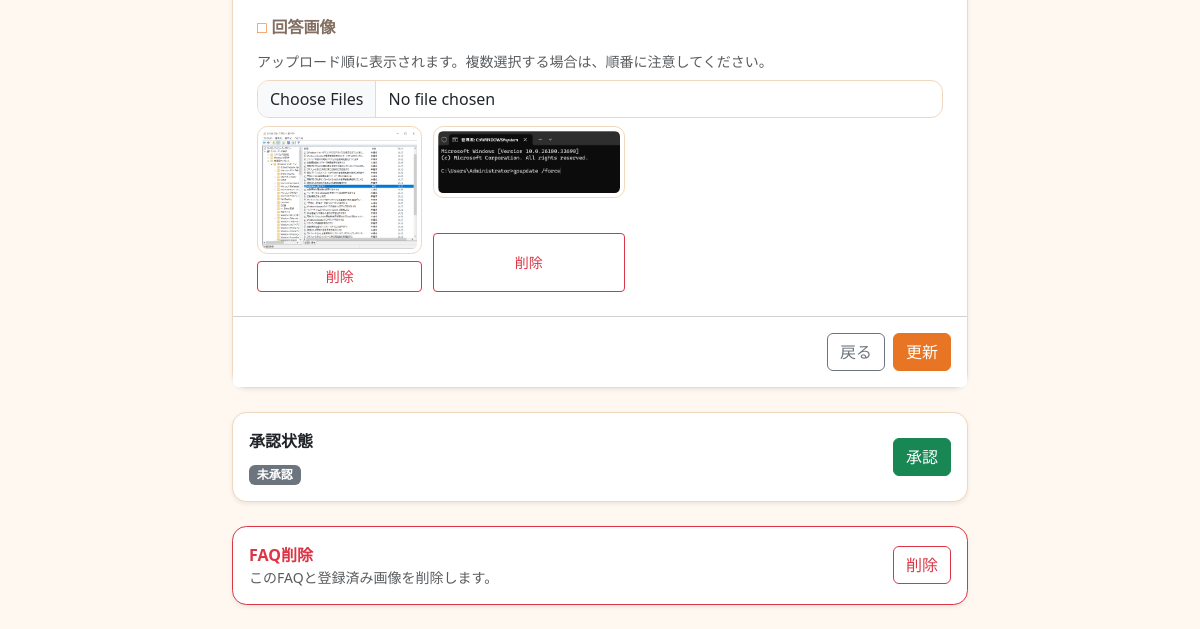
/knowledge/10/edit/ (signed in, lower part), run on an earlier commit of the app's database.
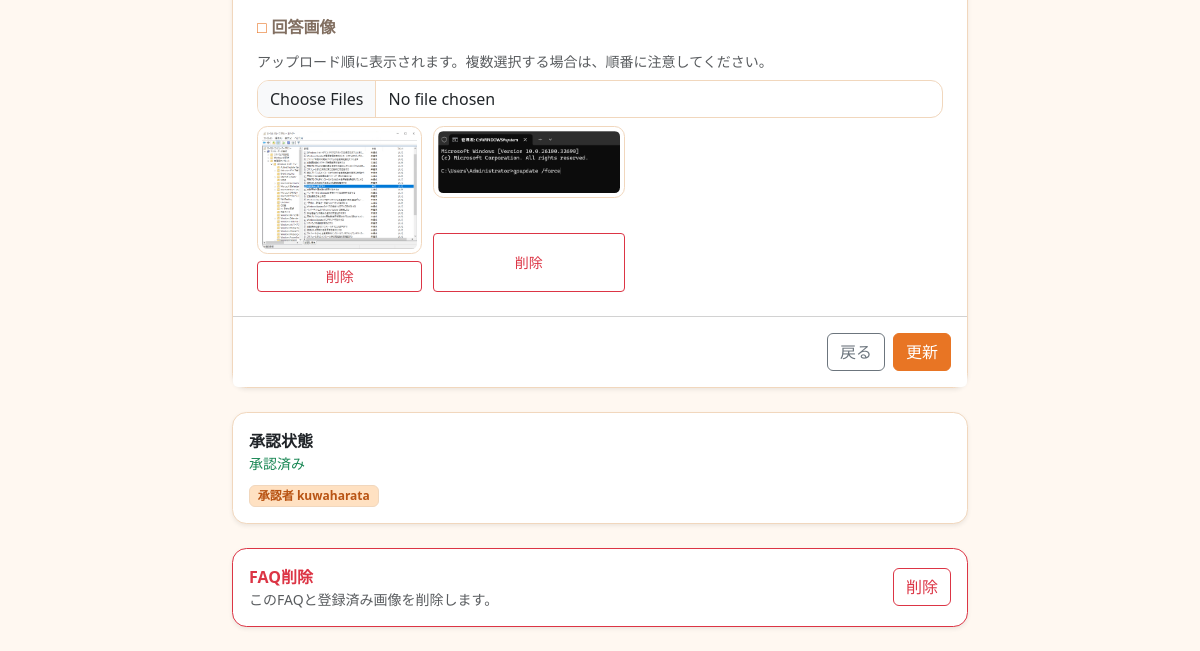
And on a later commit of the database.
### tenasapo_knowledge/models.py (models this page shows, shortened)
class KnowledgeArticle(models.Model):
    title = models.CharField('タイトル', max_length=200)
    category = models.CharField('カテゴリ', max_length=120, blank=True)
    customer = models.ForeignKey(
        Customer,
        on_delete=models.SET_NULL,
        null=True,
        blank=True,
        related_name='articles',
        verbose_name='顧客',
    )
    summary = models.TextField('概要', blank=True)
    body = models.TextField('本文')
    is_published = models.BooleanField('公開', default=True)
    is_approved = models.BooleanField('承認済み', default=True)
    visible_to_customer = models.BooleanField('カスタマーユーザー向け表示', default=True)
    visible_to_systena = models.BooleanField('システナユーザー向け表示', default=True)
    answer_view_count = models.PositiveIntegerField('回答表示回数', default=0)
    published_at = models.DateTimeField('公開日時', default=timezone.now)
    source_published_at = models.DateField('ソース公開日', null=True, blank=True)
    expires_on = models.DateField('掲載期限', null=True, blank=True, default=default_expires_on)
    created_by = models.ForeignKey(
        settings.AUTH_USER_MODEL,
        on_delete=models.SET_NULL,
        null=True,
        blank=True,
        related_name='created_knowledge_articles',
        verbose_name='作成者',
    )
    created_by_name = models.CharField('投稿者名', max_length=150, blank=True)
    approved_by = models.ForeignKey(
        settings.AUTH_USER_MODEL,
        on_delete=models.SET_NULL,
        null=True,
        blank=True,
        related_name='approved_knowledge_articles',
        verbose_name='承認者',
    )
    approved_by_name = models.CharField('承認者名', max_length=150, blank=True)
    created_at = models.DateTimeField('作成日時', auto_now_add=True)
    updated_at = models.DateTimeField('更新日時', auto_now=True)
    class Meta:
        verbose_name = 'ナレッジ記事'
        verbose_name_plural = 'ナレッジ記事'
        ordering = ['-published_at', '-created_at']

### tenasapo_knowledge/views.py (the view, shortened to what this page needs)
# urls.py: path('knowledge/<int:pk>/edit/', KnowledgeArticleUpdateView.as_view(), name='article_edit'),
class KnowledgeArticleUpdateView(ArticleEditorRequiredMixin, FormView):
    template_name = 'tenasapo_knowledge/article_form.html'
    form_class = KnowledgeArticleCreateForm
    success_url = reverse_lazy('article_list')
    def dispatch(self, request, *args, **kwargs):
        self.article = get_object_or_404(KnowledgeArticle, pk=kwargs['pk'])
        return super().dispatch(request, *args, **kwargs)
    def get_initial(self):
        category_names = ArticleListView.split_categories(self.article.category)
        registered_category_ids = []
        for category_name in category_names:
            if '/' not in category_name:
                continue
            parent_name, child_name = category_name.split('/', 1)
            category = FAQCategory.objects.filter(
                parent_name=parent_name,
                child_name=child_name,
            ).first()
            if category:
                registered_category_ids.append(category.id)
        return {
            'registered_category': registered_category_ids,
            'category': self.article.category,
            'question': self.article.title,
            'answer': self.article.body,
            'visible_to_customer': self.article.visible_to_customer,
            'visible_to_systena': self.article.visible_to_systena,
            'source_published_at': self.article.source_published_at,
            'expires_on': self.article.expires_on,
        }
    def get_context_data(self, **kwargs):
        context = super().get_context_data(**kwargs)
        context['form_title'] = 'FAQ編集'
        context['submit_label'] = '更新'
        context['article'] = self.article
        context['article_approver_display_name'] = self.article.approved_by_name or (
            self.article.approved_by.get_username() if self.article.approved_by else ''
        )
        context['approval_enabled'] = FAQ_APPROVAL_ENABLED
        context['can_approve_article'] = can_approve_article(self.request.user)
        context['question_images'] = self.article.attachments.filter(
            placement=ArticleAttachment.PLACEMENT_QUESTION
        ).order_by('uploaded_at', 'id')
        context['answer_images'] = self.article.attachments.filter(
            placement=ArticleAttachment.PLACEMENT_ANSWER
        ).order_by('uploaded_at', 'id')
        context['category_groups'] = KnowledgeArticleCreateView.category_groups(context['form'])
        return context

### tenasapo_knowledge/views.py (called while the page is built)
def in_group(user, group_name):
    return user.is_authenticated and user.groups.filter(name=group_name).exists()

def can_approve_article(user):
    return (
        user.is_authenticated
        and in_group(user, REVIEWER_GROUP_NAME)
    )

def can_edit_article(user):
    return (
        user.is_authenticated
        and (
            user.is_staff
            or user.is_superuser
            or in_group(user, REVIEWER_GROUP_NAME)
        )
    )

    @staticmethod
    def split_categories(value):
        return [category.strip() for category in (value or '').split(',') if category.strip()]

    def test_func(self):
        return can_edit_article(self.request.user)

### tenasapo_knowledge/templates/tenasapo_knowledge/article_form.html (shortened to what the changed rows need)
{% extends "base.html" %}
{% block content %}
<div class="row justify-content-center">
    <div class="col-12 col-lg-8">
        {% if article and approval_enabled %}
            <section class="card shadow-sm mt-4">
                <div class="card-body d-flex flex-column flex-md-row justify-content-between align-items-md-center gap-3">
                    <div>
                        <div class="fw-bold">承認状態</div>
                        {% if article.is_approved %}
                            <div class="text-success small">承認済み</div>
                            <div class="mt-2">
                                <span class="badge faq-meta-badge">承認者 {{ article_approver_display_name|default:"-" }}</span>
                            </div>
                        {% else %}
                            <div class="mt-2">
                                <span class="badge text-bg-secondary">未承認</span>
                            </div>
                        {% endif %}
                    </div>
                    {% if can_approve_article and not article.is_approved %}
                        <form method="post" action="{% url 'article_approve' article.id %}" onsubmit="return confirm('このFAQを承認しますか？');">
                            <button class="btn btn-success" type="submit">承認</button>
                        </form>
                    {% endif %}
                </div>
            </section>
        {% endif %}
    </div>
</div>
{% endblock %}

What changed in the data, as far as the page shows it:
now on this page (row edited): KnowledgeArticle: approved_by_name "kuwaharata"
changed KnowledgeArticle: is_approved False → True (drawn)
Also different on the page:
text no longer shown: "未承認 承認"
text now shown: "承認済み 承認者"
